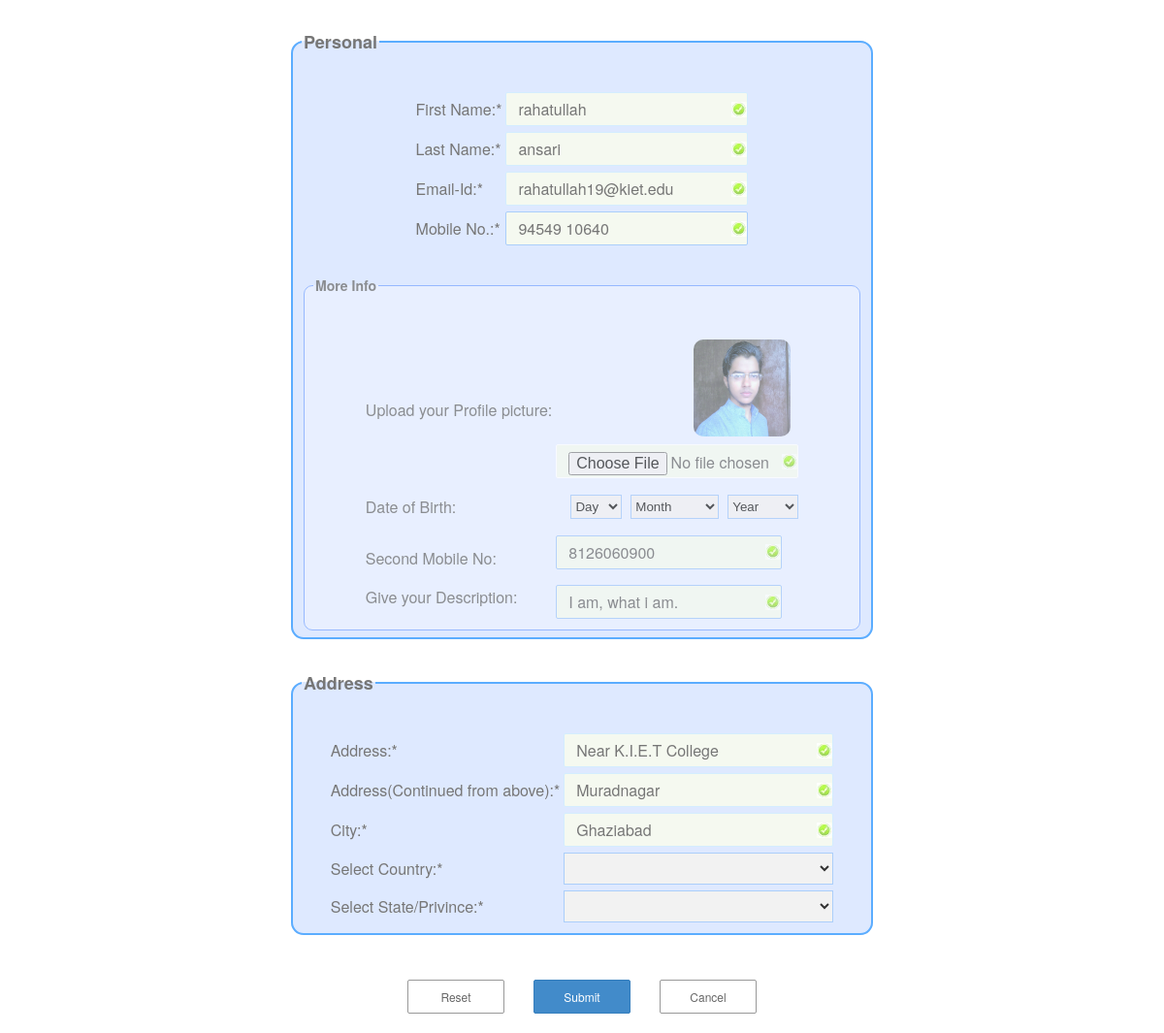
Screenshot of /hm_profile.php (signed in) with the database file from the repository.
### tables this page shows
CREATE TABLE `hm_profile` (
  `hm_id` int(11) NOT NULL,
  `first_name` varchar(30) NOT NULL,
  `last_name` varchar(30) NOT NULL,
  `id_proof` varchar(50) NOT NULL,
  `password` varchar(40) NOT NULL,
  `mobile_no1` varchar(13) NOT NULL,
  `mobile_no2` varchar(13) NOT NULL,
  `address1` varchar(80) NOT NULL,
  `address2` varchar(80) NOT NULL,
  `last_seen` datetime NOT NULL,
  `user_quote` varchar(100) NOT NULL,
  `user_aim` varchar(100) NOT NULL,
  `user_idea` varchar(50) NOT NULL,
  `d_o_b` date NOT NULL,
  `about_me` varchar(150) NOT NULL,
  `pin_code` int(6) NOT NULL,
  `profile_pic` varchar(60) NOT NULL,
  `profile_type` tinyint(2) NOT NULL,
  `location_id` int(11) DEFAULT NULL,
  `city` varchar(30) NOT NULL,
  `state` varchar(30) NOT NULL,
  `country` varchar(30) NOT NULL,
  `lat` float(10,6) NOT NULL,
  `lon` float(10,6) NOT NULL,
  `matrimonial_status_id` tinyint(1) NOT NULL,
  `religion_id` tinyint(2) NOT NULL,
  `gender_id` tinyint(1) NOT NULL,
  `online_status` tinyint(1) NOT NULL,
  `date_of_join` datetime NOT NULL
);

### hm_functions.php (called while the page is built, shortened)
<?php
			$connection = new mysqli('127.0.0.1','root','','helpmiii');
			function queryMysql($query)
			{
				global $connection;
				$result = $connection->query($query);
				return $result;
			}
			function profileInfo($user)
			{
				$result = queryMysql("SELECT * FROM hm_profile WHERE hm_id = $user ");
				if($result->num_rows)
				{
					$row = $result->fetch_array(MYSQLI_ASSOC);
				}
				return $row;
			}
					?>

### hm_profile.php (the view, shortened to what this page needs)
<html>
  <head>
    <link rel="stylesheet" href="build/css/demo.css">
  </head>
  <body>
    <?php
require_once('hm_functions.php');
if (isset($_SESSION['hm_id'])) {
$hm_info = profileInfo($_SESSION['hm_id']);
}
?>
    <div style="margin:20px;" align="center">
      <form method="post" action="<?php echo $_SERVER['PHP_SELF'];?>" enctype="multipart/form-data" title="All the input fields with Astric ( * ) mark are compulsory" autocomplete="off" target="_parent">
        <fieldset style="border:solid; border-width:2px; border-color:#39F; border-radius:13px; box-shadow:2px 4px 9px #FFFFFF; background-color:#D7E4FF; opacity:0.8; margin-top:-5px; width:600px;">
          <legend>
            <h2>Personal
            </h2>
          </legend>
          <br>
          <table>
            <tr>
              <td>
                <label for="Name">First Name:*
                </label>
              </td>
              <td align="right">
                <input type="text" name="firstname" id="firstname" value="<?php echo $hm_info['first_name']; ?>" maxlength="50" placeholder="Firstname" style="width:250px" autofocus required>
              </td>
            </tr>
            <tr>
              <td align="left">
                <label for="Name">Last Name:*
                </label>
              </td>
              <td align="right">
                <input type="text" name="lastname" id="lastname" value="<?php echo $hm_info['last_name']; ?>" maxlength="50" placeholder="Lastname" style="width:250px" required>
              </td>
            </tr>
            <tr>
              <td align="left">
                <label for="email-id">Email-Id:*
                </label>
              </td>
              <td align="right">
                <input type="email" name="idproof" value="<?php echo $hm_info['id_proof']; ?>" id="idproof" size="25" title="Enter a valid Email Address. So, that it will be helpfull to drop a Email regarding any notification" placeholder="Email Address" style="width:250px" required>
              </td>
            </tr>
            <tr>
              <td align="left">
                <label for="Mno">Mobile No.:*
                </label>
              </td>
              <td align="left">
                <input name="mobile1" id="phone" type="tel" value="<?php echo $hm_info['mobile_no1']; ?>" title="Enter a valid Mobile number. So, that it will be helpfull to contact you." minlegth="11" maxlength="11" placeholder="Mobile No." style="width:250px;" required>
              </td>
            </tr>
          </table>
          <br>
          <fieldset style="border:solid; border-width:1.5px; border-color:#69F; border-radius:9px; background-color:#E6EEFF; opacity:0.8; margin-top:-5px;">
            <legend>
              <h3>More Info
              </h3>
            </legend>
            <br>
            <table>
              <tr>
                <td>
                  <label for="profile_pic">Upload your Profile picture:
                  </label>
                </td>
                <td align="right" style="width:221px;">
                  <img id="blah" src="images/profile_pic/<?php echo $hm_info['profile_pic']; ?>" style="border-radius:10px; margin:8px;" width="100px" />
                  <input type='file' name="profile_pic" name="files[0]" id="profilepic" onchange="readURL(this);" style="border-color:#FFF; margin-bottom:10px;" title="Upload your profile picture"/>
                </td>
              </tr>
              <tr>
                <td align="left">
                  <label for="dob">Date of Birth:
                  </label>
                </td>
                <td align="right">
                  <span name="dateofbirth" >
                    <select name="birthday" id="day" title="Day"  style="width:53px; height:25px;" >
                      <option value="0" selected="1">Day
                      </option>
                    </select>&nbsp;
                    <select name="birthmonth" id="month" title="Month" style="width:91px; height:25px;">
                      <option value="0" selected="1">Month
                      </option>
                    </select>&nbsp;
                    <select name="birthyear" id="year" title="Year" style="width:73px; height:25px;" >
                      <option value="0" selected="1">Year
                      </option>
                    </select>
                  </span>
                </td>
              </tr>
              <tr>
                <td align="left">
                  <label for="mobile2">
                    <br>Second Mobile No:
                  </label>
                </td>
                <td align="left">
                  <input name="mobile2" id="phone2" type="tel" value="<?php echo $hm_info['mobile_no2']; ?>" title="Enter your secondary mobile number. So, that you will be contacted on this in case emergency" placeholder="Another Mobile No. (Optional)" maxlength="11" minlegth="11" style="margin-top:10px; width:233px;" >
                </td>
              </tr>
              <tr>
                <td align="left">
                  <label for="description">Give your Description:
                  </label>
                </td>
                <td align="left">
                  <input name="description" type="input" value="<?php echo $hm_info['about_me']; ?>" id="descript" title="It will be helpfull for profile visitors to identify you." placeholder="Briefly discribe about yourself." maxlength="100" style="margin-top:10px; width:233px;" >
                </td>
              </tr>
            </table>
          </fieldset>
        </fieldset>
        <br>
        <fieldset style="border:solid; border-width:2px; border-color:#39F; border-radius:13px; box-shadow:2px 4px 9px #FFFFFF; background-color:#D7E4FF; opacity:0.8; width:600px;">
          <legend>
            <h2>Address
            </h2>
          </legend>
          <br>
          <table>
            <tr>
              <td>
                <label>Address:*
                </label>
              </td>
              <td>
                <input name="address1" type="text" value="<?php echo $hm_info['address1']; ?>" title="Street address, P.O. box, C/O" placeholder="Street address, P.O. box, C/O" style="width:278px;" required>
              </td>
            </tr>
            <tr>
              <td>
                <label>Address(Continued from above):*
                </label>
              </td>
              <td>
                <input name="address2" type="text" value="<?php echo $hm_info['address2']; ?>" title="Apartment, Suit, Unit, Building, Floor, etc" placeholder="Apartment,Suit,Unit,Building,Floor,etc" style="width:278px;" required>
              </td>
            </tr>
            <tr>
              <td>
                <label>City:*
                </label>
              </td>
              <td>
                <input name="city" type="text" value="<?php echo $hm_info['city']; ?>" placeholder="City in which you live."  style="width:278px;" required>
              </td>
            </tr>
            <tr>
              <td>
                <label>Select Country:*
                </label>
              </td>
              <td>
                <select name ="country" id="country"  value="<?php echo $hm_info['country']; ?>" size="1.5" style="height:33px; width:278px;" required>
                </select>
                <br>
              </td>
            </tr>
            <tr>
              <td>
                <label>Select State/Privince:*
                </label>
              </td>
              <td>
                <select name ="state" id ="state" value="<?php echo $hm_info['state']; ?>" size="1.5" style="height:33px; width:278px;" required>
                </select>
              </td>
            </tr>
          </table>
        </fieldset>
        <br>
        <br>
        <p align="center">
          <button type="reset" style="background-color:#FFF; color:#666; border:solid; border-width:1px; border-color:#999;"> &nbsp;&nbsp;&nbsp;&nbsp;Reset&nbsp;&nbsp;&nbsp;&nbsp;
          </button>&nbsp;&nbsp;&nbsp;&nbsp;&nbsp;&nbsp;&nbsp;&nbsp;
          <button name="submit" type="submit" value="Submit!" > Submit
          </button>&nbsp;&nbsp;&nbsp;&nbsp;&nbsp;&nbsp;&nbsp;&nbsp;
          <a href="timeline/kieton.php" style="text-decoration:none;" >
            <button type="button" style="background-color:#FFF; color:#666; border:solid; border-width:1px; border-color:#999;"> Cancel
            </button>
          </a>
    </div>
</body>
</html>

### build/css/demo.css (style rules this page uses)
* { box-sizing: border-box; -moz-box-sizing: border-box; }
body { margin:0px; font-size: 12px; font-family: "Helvetica Neue",Helvetica,Arial,sans-serif; color: #555; }
input[type=text],input[type=password],input[type=email],input[name=phone], input[type=file] { padding: 6px 12px; border-color:#CAE9FF; border-width:1px; border-radius: 2px; }
input, button { height: 35px; margin: 0; padding: 6px 12px; border-radius: 2px; font-family: inherit; font-size: 100%; color: inherit; }
input, select { border: 1px solid #CCC; border-color:#97C2F9; width: 250px; }
input:valid { background: #f3f8ed url(valid.png) no-repeat center right; }
button { color: #FFF; width:100px; background-color: #428BCA; border: 1px solid #357EBD; }

### rows the page displays
hm_profile: firstname "rahatullah", lastname "ansari", idproof "rahatullah19@kiet.edu", mobile1 "94549 10640", profile_pic (picture), mobile2 "8126060900", description "I am, what i am.", address1 "Near K.I.E.T College", address2 "Muradnagar", city "Ghaziabad"
